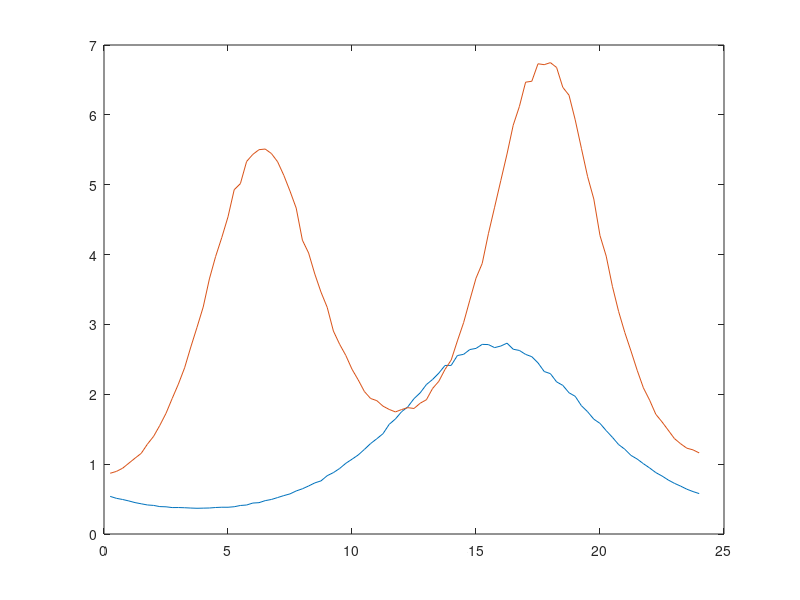

Reproduce this figure in MATLAB. (Note: this script raises an error after producing the figure.)
%% storage data
randn('seed', 1);
T = 96; % 15 minute intervals in a 24 hour period
t = (1:T)';
p = exp(-cos((t-15)*2*pi/T)+0.01*randn(T,1));
L = 2*exp(-0.6*cos((t+40)*pi/T) -0.7*cos(t*4*pi/T)+0.01*randn(T,1));

plot(t/4, p);
hold on
plot(t/4, L);

%% storage operation
op = storage_operation(p,L,35,3,3,T);
op.cost_opt
op.u_opt
op.b_opt

%% plot results - 1b
plot(t/4, op.u_opt);
hold on
plot(t/4, op.b_opt);

%% storage operation w/ varying B
B = (1:150);
cost3 = zeros(1,150);
cost1 = zeros(1,150);
for b = 1:150
    op3 = storage_operation(p,L,b,3,3,T);
    cost3(b) = op3.cost_opt;

    op1 = storage_operation(p,L,b,1,1,T);
    cost1(b) = op1.cost_opt;
end

%% plot results - 1c
plot(B,cost3)
hold on
plot(B,cost1)

%% Cost Histogram
clear all;
clc;

Y = [1/0.1i+1/0.3i -1/0.1i -1/0.3i;
    -1/0.1i 1/0.1i+1/0.2i -1/0.2i;
    -1/0.3i -1/0.2i 1/0.3i+1/0.2i];
PGl = [0; 0; 0];
PGu = [1; 1; 0];
PF = [1 1 1];
thetal = -ones(3,1);
thetau = ones(3,1);
cost = zeros(1,100);
slack=1;
L2 = 0.100;
L3 = 0.150;
A1 = 10;
A2 = 5;
zscore = 3;

for i = 1:100
    CQ = [1; 1; 0];
    T = 3;
    t = 24; % 24 hours in one day
    sigma1_DA = (A1 * (1 - exp(-t/T)))/1000;
    sigma2_DA = (A2 * (1 - exp(-t/T)))/1000;
    C = 2;
    PD = [0;
          normrnd(L2,sigma1_DA) + zscore*sigma1_DA;
          normrnd(L3,sigma2_DA) + zscore*sigma2_DA];

    dam=DayAhead(Y,PGl,PGu,PD,PF,thetal,thetau,CQ,C,slack); % Day Ahead Dispatch

    s = sum(dam.P_opt,'all');
    t = 1; % 1 hour in 1 hour
    sigma1_HA = (A1 * (1 - exp(-t/T)))/1000;
    sigma2_HA = (A2 * (1 - exp(-t/T)))/1000;
    check = normrnd(L2,sigma1_HA) + zscore * sigma1_HA + normrnd(L3,sigma2_HA) + zscore * sigma2_HA;

    if s < check % check if hour ahead dispatch is needed
        CQ = [3; 3; 0];
        C = 6;
        PD = [-dam.P_opt(1);
               normrnd(L2,sigma1_HA) + zscore * sigma1_HA - dam.P_opt(2);
               normrnd(L3,sigma2_HA) + zscore * sigma2_HA];

        ham=DayAhead(Y,PGl,PGu,PD,PF,thetal,thetau,CQ,C,slack); % Hour Ahead Dispatch
    else
        ham.Cost = 0;
        ham.P_opt = [0;0;0];
    end

    loss = (L2 + L3 - (sum(dam.P_opt,'all') + sum(ham.P_opt,'all')));

    if loss < 0
        cost(i) = 1000 * (dam.Cost + ham.Cost);
    else
        cost(i) = 1000 * (dam.Cost + ham.Cost) + loss;
    end
end

histogram(cost)
